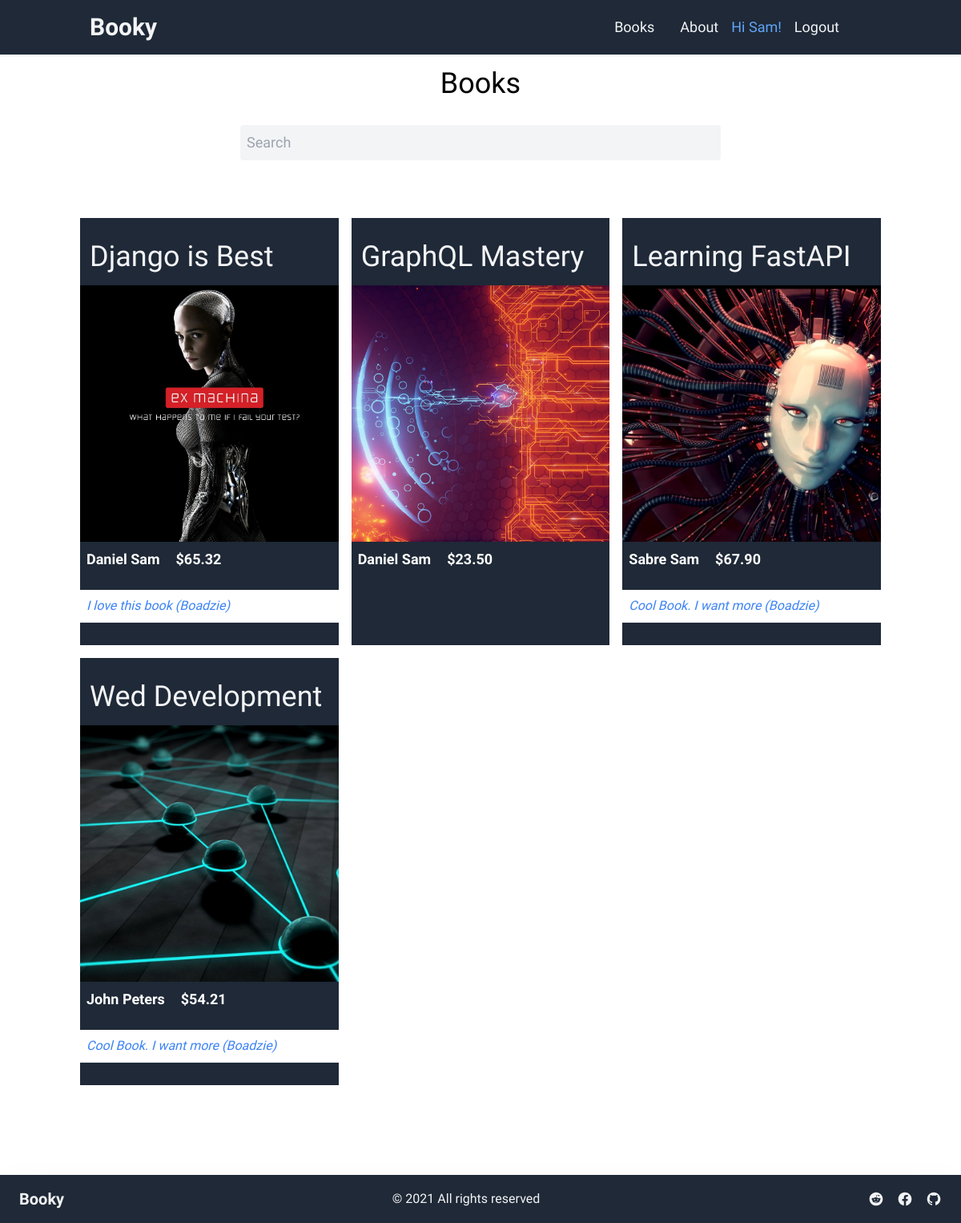
Page /books/ (signed in) on the earlier database version.
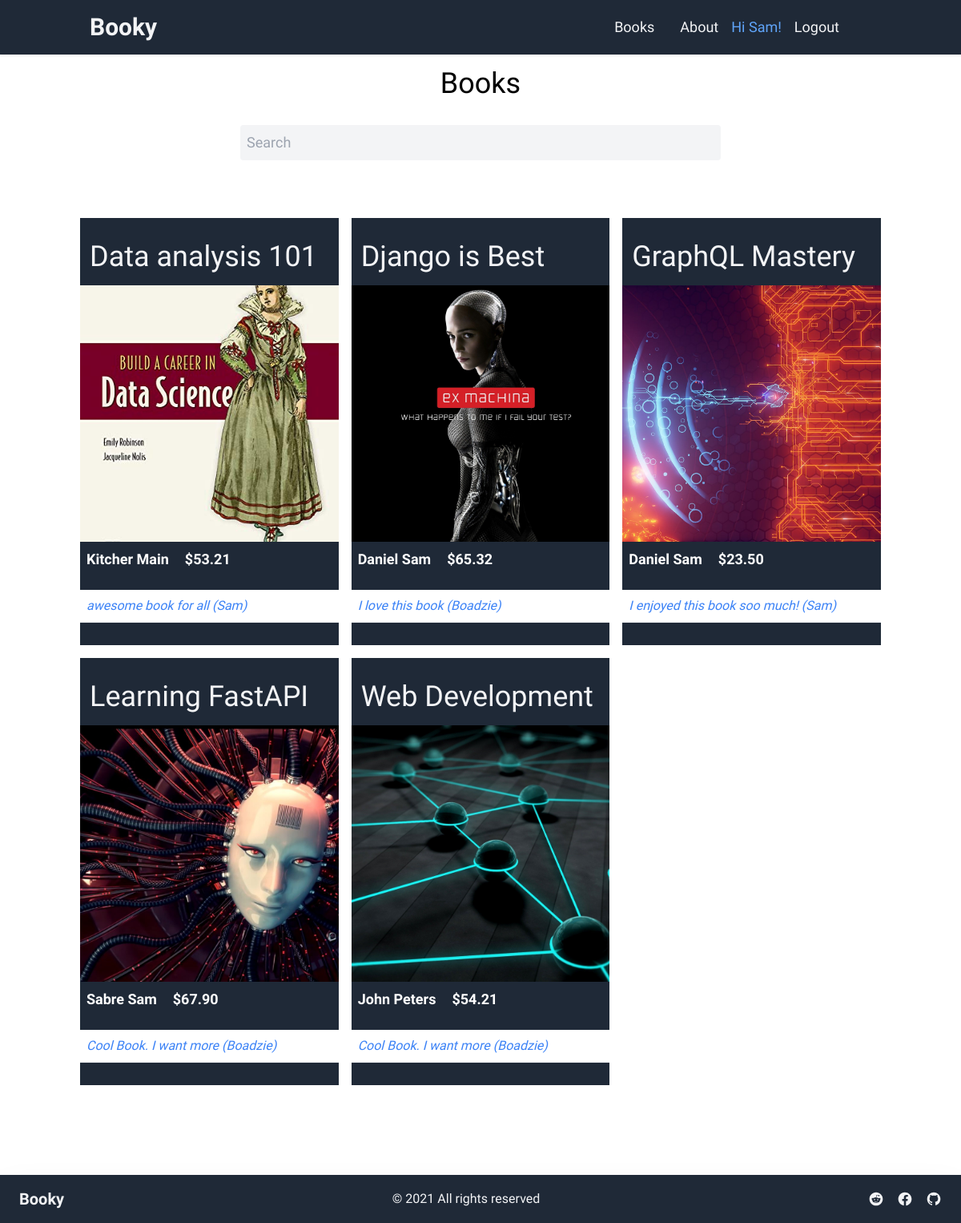
Same page on the later database version.
### accounts/models.py (models this page shows)
class CustomUser(AbstractUser):
    pass

### books/models.py (models this page shows, shortened)
class Book(models.Model):
    id = models.UUIDField(  # new
        primary_key=True,
        default=uuid.uuid4,
        editable=False)
    title = models.CharField(max_length=200)
    author = models.CharField(max_length=200)
    price = models.DecimalField(max_digits=6, decimal_places=2)
    cover = models.ImageField(upload_to='covers/', blank=True)
    class Meta:  # new
        permissions = [
            ('special_status', 'Can read all books'),
        ]
    def get_absolute_url(self):  # new
        return reverse('book', args=[str(self.id)])

class Review(models.Model):
    book = models.ForeignKey(
        Book,
        on_delete=models.CASCADE,
        related_name='reviews',
    )
    review = models.CharField(max_length=255)
    author = models.ForeignKey(
        get_user_model(),
        on_delete=models.CASCADE,
    )

### books/views.py (the view)
# urls.py: path('', BookListView.as_view(), name="books"),
class BookListView(LoginRequiredMixin, ListView):
    model = Book
    template_name = "books/book_list.html"
    def get_context_data(self, **kwargs):
        context = super().get_context_data(**kwargs)
        context['books'] = Book.objects.all().order_by("title")
        return context

### templates/books/book_list.html (shortened to what this page needs)
{% extends "base.html" %} {% load static %}
{% load widget_tweaks %}
{% block content %}
<h1 class="py-4 text-4xl text-center">Books</h1>
<form class="w-1/2 py-4 ml-auto mr-auto font-light rounded-lg " action="{% url 'search_results' %}" method="get">
  <input name="q" type="text" class="w-full px-2 py-2 text-lg text-gray-400 bg-gray-100 border-0 rounded focus:outline-none hover:bg-white-600" placeholder="Search" />
</form>
<div class="grid w-5/6 grid-cols-1 gap-4 ml-auto mr-auto lg:grid-cols-3 py-14">
   {% for book in books %}
     <div class="flex flex-col py-3 text-white bg-gray-800 ">
         <h2 class="px-3 py-4 text-4xl font-light"><a class="text-gray-100" href="{{ book.get_absolute_url }}">{{book.title}}</a></h2>
        {% if book.cover %}
        <img class="object-cover object-center w-full overflow-hidden h-80" src="{{book.cover.url}}" alt="{{book.title}}"/>
        {% endif %}
         <div class="flex space-x-3">
          <p class="inline-flex items-center justify-center px-2 py-1 text-lg font-bold">{{book.author}}</p>
          <p class="py-2 text-lg font-bold">${{book.price}}</p>
        </div>
        <div class="flex py-4 ">
          <ul class="flex flex-col w-full">
            {% for review in book.reviews.all %}
            <li class="px-2 py-2 italic text-blue-500 bg-white ">{{ review.review }} ({{ review.author }})</li>
            <hr>
            {% endfor %}
            </ul>
        </div>
     </div>
   {% endfor %}
</div>
{% endblock %}

### templates/base.html (shortened to what this page needs)
{% load static %}
<!DOCTYPE html>
<html lang="en">
  <head>
    <link
      href="https://unpkg.com/tailwindcss@^2/dist/tailwind.min.css"
      rel="stylesheet"
    />
    <link rel="stylesheet" href="{% static 'css/styles.css' %}" />
  </head>
  <body>
    <div class="flex flex-col justify-between h-screen">
      {% include '_nav.html' %}
      <main class="">{% block content %}{% endblock %}</main>
      {% include '_footer.html' %}
    </div>
  </body>
</html>

### templates/_nav.html (shortened to what this page needs)
<nav class="text-white shadow bg-gray-800">
    <div class="container  px-6 py-4 mx-auto md:flex md:justify-between md:items-center">
        <div class="flex text-white items-center justify-between">
            <div>
                <a class="text-2xl font-bold text-gray-100 dark:text-white lg:text-3xl hover:text-gray-700 dark:hover:text-gray-300" href="/">Booky</a>
            </div>
        </div>
        <div class="items-center md:flex">
            <div class="text-white flex flex-col md:flex-row md:mx-6">
                <a class="my-1 text-lg font-medium text-gray-100 dark:text-gray-200 hover:text-indigo-500 dark:hover:text-indigo-400 md:mx-4 md:my-0" href="{% url 'books' %}">Books</a>
                <a class="my-1 text-lg font-medium text-gray-100 dark:text-gray-200 hover:text-indigo-500 dark:hover:text-indigo-400 md:mx-4 md:my-0" href="{% url 'about' %}">About</a>
                {% if user.is_authenticated %}
                <p class="text-lg text-blue-400">Hi {{ user.username| capfirst }}!</p>
                <a class="my-1 text-lg font-medium text-gray-100 dark:text-gray-200 hover:text-indigo-500 dark:hover:text-indigo-400 md:mx-4 md:my-0" href="{% url 'account_logout' %}">Logout</a>
                {% endif %}
            </div>
        </div>
    </div>
</nav>

### templates/_footer.html (shortened to what this page needs)
        <footer class="flex flex-col items-center justify-between px-6 py-4 bg-gray-800 shadow-2xl mt-14 dark:bg-gray-800 sm:flex-row">
            <a href="#" class="text-xl font-bold text-gray-100 dark:text-white hover:text-gray-700 dark:hover:text-gray-300">Booky</a>
            <p class="py-2 text-gray-100 dark:text-white sm:py-0">&copy; 2021  All rights reserved</p>
            <div class="flex -mx-2">
                <a href="#" class="mx-2 text-gray-100 dark:text-gray-300 hover:text-gray-500 dark:hover:text-gray-300" aria-label="Reddit">
                </a>
                <a href="#" class="mx-2 text-gray-100 dark:text-gray-300 hover:text-gray-500 dark:hover:text-gray-300"
                    aria-label="Facebook">
                </a>
                <a href="#" class="mx-2 text-gray-100 dark:text-gray-300 hover:text-gray-500 dark:hover:text-gray-300" aria-label="Github">
                </a>
            </div>
        </footer>

### static/css/styles.css (style rules this page uses)
body { font-family: "Open Sans Condensed", sans-serif; }

Differences in the rows shown:
added Book: title "Data analysis 101", cover (picture), author "Kitcher Main", price "53.21"
added Review: review "awesome book for all", author "Sam", shown under "Data analysis 101"
added Review: review "I enjoyed this book soo much!", author "Sam", shown under Book "GraphQL Mastery"
changed Book "John Peters": title "Wed Development" → "Web Development"
